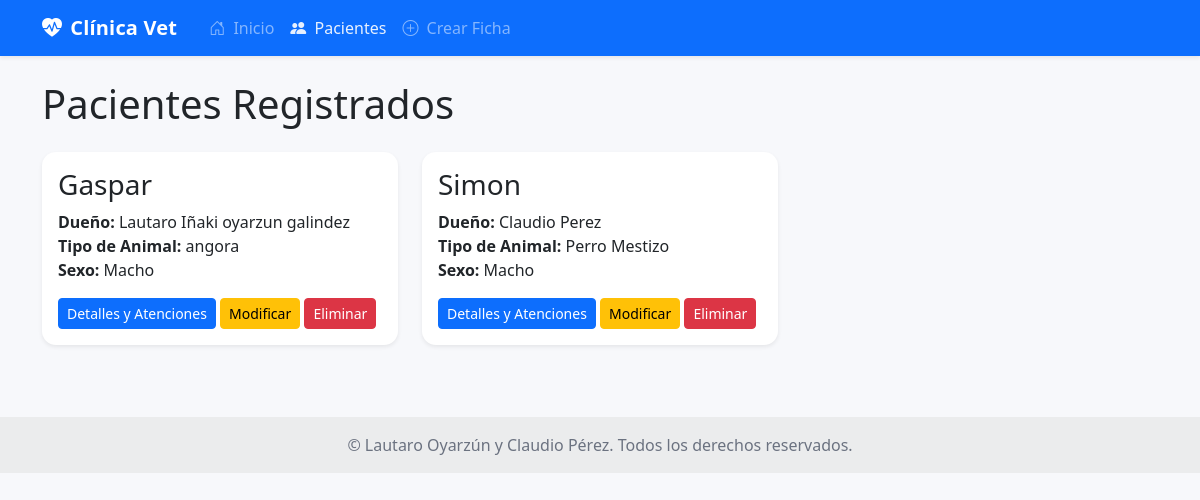
Page /mascotas/ on the earlier database version.
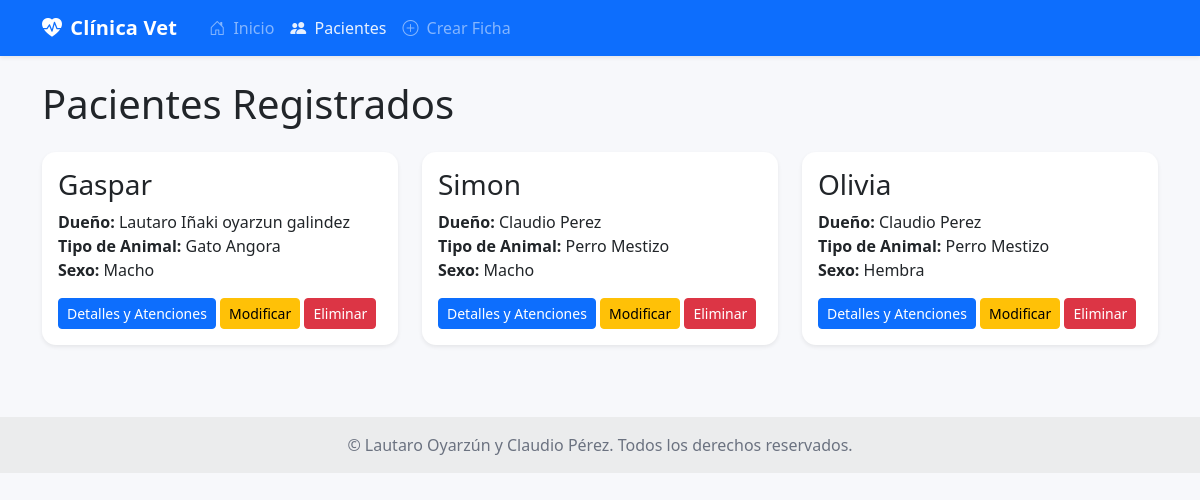
Same page on the later database version.
### principal/models.py (models this page shows, shortened)
class FichaMascota(models.Model):
    idficha_mascota = models.AutoField(primary_key=True, db_column='idficha_mascota')
    nombre = models.CharField(max_length=45)
    num_chip = models.CharField(max_length=45, blank=True, null=True)
    sexo = models.CharField(max_length=1, choices=SEXO_CHOICES)
    fecha_nacimiento = models.DateField()
    tipo_animal = models.CharField(max_length=45)
    dueño = models.ForeignKey(Dueno, on_delete=models.CASCADE)
    asistente = models.ForeignKey(Asistente, on_delete=models.SET_NULL, null=True)

class Dueno(models.Model):
    id = models.AutoField(primary_key=True, db_column='iddueño')
    run = models.CharField(max_length=45, unique=True)
    nombres = models.CharField(max_length=45)
    apellidos = models.CharField(max_length=45)
    email = models.EmailField(max_length=45)
    fono_contacto1 = models.CharField(max_length=45)
    fono_contacto2 = models.CharField(max_length=45, blank=True, null=True)

### principal/views.py (the view)
# urls.py: path('mascotas/', views.lista_mascotas, name='lista_mascotas'),
def lista_mascotas(request):
    mascotas = FichaMascota.objects.all()
    return render(request, 'principal/lista_mascotas.html', {'mascotas': mascotas})

### principal/templates/principal/lista_mascotas.html (shortened to what this page needs)
{% extends 'principal/base.html' %}
{% block content %}
    <h1 class="mb-4">Pacientes Registrados</h1>
    <div class="row">
        {% for mascota in mascotas %}
        <div class="col-md-4 mb-4">
            <div class="card h-100 shadow-sm">
                <div class="card-body">
                    <h3 class="card-title">{{ mascota.nombre }}</h3>
                    <p class="card-text">
                        <strong>Dueño:</strong> {{ mascota.dueño.nombres }} {{ mascota.dueño.apellidos }}<br>
                        <strong>Tipo de Animal:</strong> {{ mascota.tipo_animal }}<br>
                        <strong>Sexo:</strong> {{ mascota.get_sexo_display }}
                    </p>
                    <a href="{% url 'detalle_mascota' mascota.pk %}" class="btn btn-primary btn-sm">
                         Detalles y Atenciones
                    </a>
                    <a href="{% url 'modificar_ficha_mascota' mascota.pk %}" class="btn btn-warning btn-sm">
                         Modificar
                    </a>
                    <a href="{% url 'eliminar_ficha_mascota' mascota.pk %}" class="btn btn-danger btn-sm">
                         Eliminar
                    </a>
                </div>
            </div>
        </div>
        {% empty %}
        <div class="alert alert-info w-100 text-center" role="alert">
            No hay mascotas registradas.
        </div>
        {% endfor %}
    </div>
{% endblock %}

### principal/templates/principal/base.html (shortened to what this page needs)
{% load static %}
<!DOCTYPE html>
<html lang="es">
<head>
  <link href="https://cdn.jsdelivr.net/npm/bootstrap@5.3.3/dist/css/bootstrap.min.css" rel="stylesheet">
  <link href="https://cdn.jsdelivr.net/npm/bootstrap-icons@1.11.3/font/bootstrap-icons.css" rel="stylesheet">
  <link href="{% static 'principal/css/app.css' %}" rel="stylesheet">
</head>
<body>
  {% with url_name=request.resolver_match.url_name %}
  <nav class="navbar navbar-expand-lg navbar-dark bg-primary shadow-sm">
    <div class="container">
      <a class="navbar-brand fw-bold text-white" href="{% url 'home' %}">
        <i class="bi bi-heart-pulse-fill me-2"></i>Clínica Vet
      </a>
      <div class="collapse navbar-collapse" id="mainNav">
        <ul class="navbar-nav ms-2">
          <li class="nav-item">
              <li class="nav-item">
                <a class="nav-link" href="{% url 'home' %}"><i class="bi bi-house-door me-1"></i> Inicio</a>
              </li>
              <li class="nav-item">
                <a class="nav-link {% if url_name == 'lista_mascotas' %}active{% endif %}" href="{% url 'lista_mascotas' %}">
                  <i class="bi bi-people-fill me-1"></i> Pacientes
                </a>
              </li>
            <a class="nav-link {% if url_name == 'crear_dueno' or url_name == 'buscar_dueno' %}active{% endif %}" href="{% url 'buscar_dueno' %}">
              <i class="bi bi-plus-circle me-1"></i> Crear Ficha
            </a>
          </li>
        </ul>
      </div>
    </div>
  </nav>
  {% endwith %}
  <div class="container mt-4">
    {% block content %}{% endblock %}
  </div>
</body>
<footer class="bg-light text-center text-lg-start mt-5">
  <div class="text-center p-3" style="background-color: rgba(0, 0, 0, 0.05);">
    &copy; {{ current_year }} Lautaro Oyarzún y Claudio Pérez. Todos los derechos reservados.
  </div>
</footer>
</html>

### principal/static/principal/css/app.css (style rules this page uses)
:root { --soft-bg:#f7f8fb; --muted:#6b7280; }
html,body { height:100% }
body { background:var(--soft-bg) }
footer { color:var(--muted) }
.navbar-brand { font-weight:700;letter-spacing:.2px }
.navbar .nav-link { opacity:.9;transition:opacity .15s }
.card { border:0;border-radius:14px;box-shadow:0 8px 26px rgba(0,0,0,.06) }

Differences in the rows shown:
changed FichaMascota "Gaspar": tipo_animal "angora" → "Gato Angora"
added FichaMascota: nombre "Olivia", dueño.nombres "Claudio", dueño.apellidos "Perez", tipo_animal "Perro Mestizo", sexo "Hembra"
